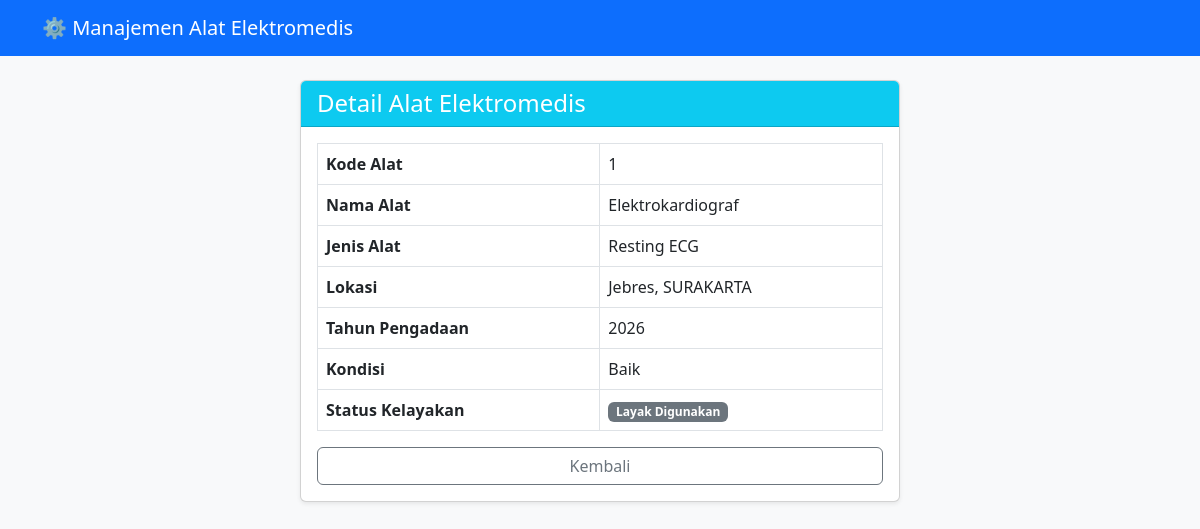
/1/, run on the app's committed database.
### alat/models.py (models this page shows, shortened)
class AlatElektromedis(models.Model):
    KONDISI_CHOICES = (
        ('Baik', 'Baik'),
        ('Perlu Perawatan', 'Perlu Perawatan'),
        ('Rusak', 'Rusak'),
    )
    kode_alat = models.CharField(max_length=20, unique=True)
    nama_alat = models.CharField(max_length=100)
    jenis_alat = models.CharField(max_length=100)
    lokasi = models.CharField(max_length=100)
    tahun_pengadaan = models.IntegerField()
    kondisi = models.CharField(max_length=30, choices=KONDISI_CHOICES)
    status_kelayakan = models.CharField(max_length=50)

### alat/views.py (the view)
# urls.py: path('<str:pk>/', views.detail_alat, name='detail_alat'),
def detail_alat(request, pk):
    alat = get_object_or_404(AlatElektromedis, pk=pk)
    return render(request, 'alat/detail_alat.html', {'alat': alat})

### alat/templates/alat/detail_alat.html
{% extends 'alat/base.html' %}
{% block content %}
<div class="card shadow-sm mx-auto" style="max-width: 600px;">
    <div class="card-header bg-info text-white">
        <h4 class="mb-0">Detail Alat Elektromedis</h4>
    </div>
    <div class="card-body">
        <table class="table table-bordered">
            <tr><th>Kode Alat</th><td>{{ alat.kode_alat }}</td></tr>
            <tr><th>Nama Alat</th><td>{{ alat.nama_alat }}</td></tr>
            <tr><th>Jenis Alat</th><td>{{ alat.jenis_alat }}</td></tr>
            <tr><th>Lokasi</th><td>{{ alat.lokasi }}</td></tr>
            <tr><th>Tahun Pengadaan</th><td>{{ alat.tahun_pengadaan }}</td></tr>
            <tr><th>Kondisi</th><td>{{ alat.kondisi }}</td></tr>
            <tr><th>Status Kelayakan</th><td><span class="badge bg-secondary">{{ alat.status_kelayakan }}</span></td></tr>
        </table>
        <a href="{% url 'daftar_alat' %}" class="btn btn-outline-secondary w-100">Kembali</a>
    </div>
</div>
{% endblock %}

### data on the page
AlatElektromedis: kode_alat "1", nama_alat "Elektrokardiograf", jenis_alat "Resting ECG", lokasi "Jebres, SURAKARTA", tahun_pengadaan "2026", kondisi "Baik", status_kelayakan "Layak Digunakan"
